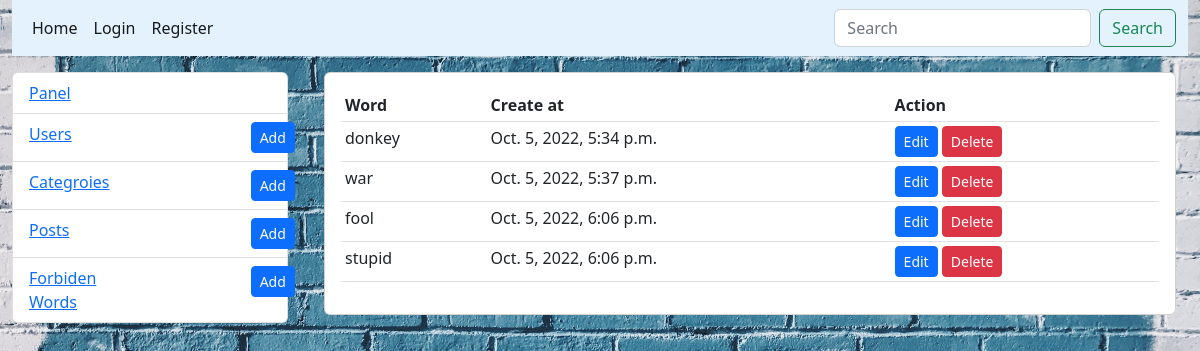
The page /manage/words/ on the database its author committed.
### blog/models.py (models this page shows, shortened)
class BadWord(models.Model):
    word = models.CharField(max_length=255)
    created_at = models.DateTimeField(auto_now_add=True, blank=True, null=True)
    user = models.ForeignKey(User, related_name='badwords', on_delete=models.CASCADE, blank=True, null=True)
    class Meta:
        db_table = ''
        managed = True
        verbose_name = 'bad_word'
        verbose_name_plural = 'bad_word'

### Admin/views.py (the view)
# urls.py: path('manage/words/',words),
def words(request):
    words = BadWord.objects.all()
    context={
        'words':words
    }
    return render(request,'words.html',context)

### templates/words.html
{% extends "adminpanel.html" %} {% block admin_content %}
<div class="container-fluid">
    <div class="card">
        <div class="card-body">
            <table class="table table-sm">
                <th>Word</th>
                <th>Create at</th>
                <th>Action</th>
                {% for word in words %}
                <tr>
                    <td>{{word.word}}</td>
                    <td>{{word.created_at}}</td>
                    <td>
                        <a href="/manage/word/edit/form/{{word.id}}" class="btn  btn-sm btn-primary">Edit</a>
                        <a href="/manage/word/delete/{{word.id}}" class="btn  btn-sm btn-danger">Delete</a>
                    </td>
                </tr>
                {% endfor %}
            </table>
        </div>
    </div>
</div>
{% endblock admin_content %}

### static/css/styles.css (style rules this page uses)
body { background: url("/static/imgs/main-bg.jpeg"); color: white; background-position: center; background-repeat: no-repeat; background-size: cover; height: 100vh; color: darkblue; }

### rows shown on the page
BadWord: word "donkey", created_at "Oct. 5, 2022, 5:34 p.m."
BadWord: word "war", created_at "Oct. 5, 2022, 5:37 p.m."
BadWord: word "fool", created_at "Oct. 5, 2022, 6:06 p.m."
BadWord: word "stupid", created_at "Oct. 5, 2022, 6:06 p.m."
